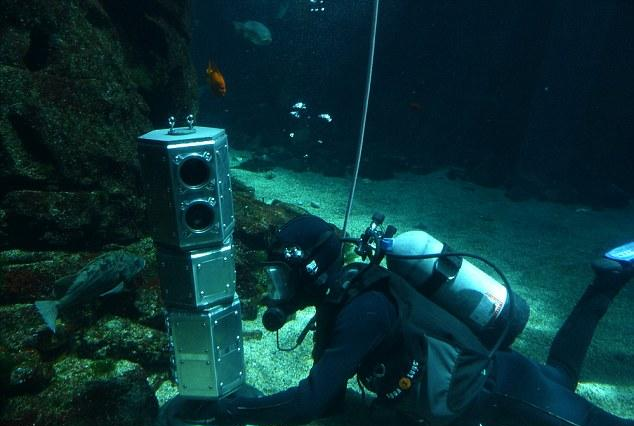
#> input picture examples/ranker_example/400_img_.png, 634 x 426 px; its folder holds only this picture in this run
$ python -i waternet_prepare.py   (imports and definitions only)
#> lines starting #> are read from the running program, lines starting #| are printed output that depends on the picture
import numpy as np
import cv2 as cv
import os

def white_balance(img, percent=0.5):
#    img=cv.cvtColor(img, cv.COLOR_RGB2BGR)
#> called with percent = 0.5
    out_channels = []
    cumstops = (
        img.shape[0] * img.shape[1] * percent / 200.0,
        img.shape[0] * img.shape[1] * (1 - percent / 200.0)
    )
#> cumstops = (675.2, 269408.8)
    for channel in cv.split(img):
        cumhist = np.cumsum(cv.calcHist([channel], [0], None, [256], (0,256)))
        low_cut, high_cut = np.searchsorted(cumhist, cumstops)
        lut = np.concatenate((
            np.zeros(low_cut),
            np.around(np.linspace(0, 255, high_cut - low_cut + 1)),
            255 * np.ones(255 - high_cut)
        ))
        out_channels.append(cv.LUT(channel, lut.astype('uint8')))
#> this loop made 3 passes
#> (low_cut, high_cut) on passes 1 to 3: (0, 193), (9, 255), (8, 255)
#> after the loop, out_channels = 3 items
    wb_test=cv.merge(out_channels)
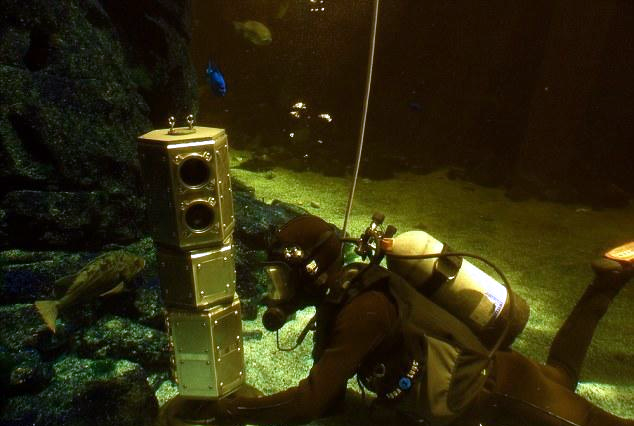
#> wb_test: shape (426, 634, 3); mean of channels 0, 1, 2 13.9, 41.8, 47.1; drawn as B, G, R
    # [4 lines of commented-out code are left out]
    return cv.cvtColor(wb_test, cv.COLOR_BGR2RGB) / 255
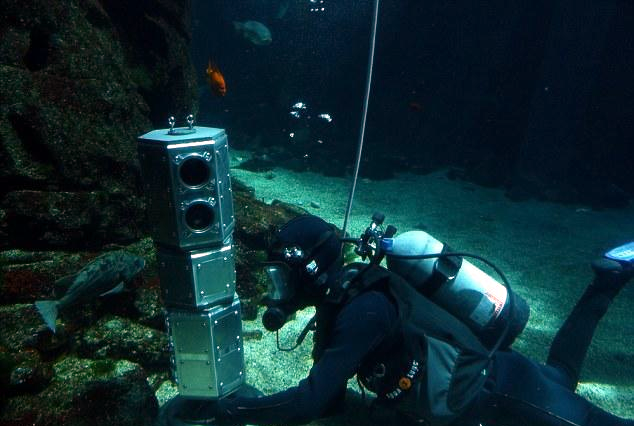
#> returned value: shape (426, 634, 3) float64; mean of channels 0, 1, 2 0.185, 0.164, 0.0545; drawn as B, G, R

# [31 lines left out: functions white_balance_waternet, adjust_gamma, not called in this run]

def adjust_gamma_waternet(image, gamma=0.7):
   return (cv.cvtColor(image,cv.COLOR_BGR2RGB) / 255.0) ** gamma

# [31 lines left out: functions HE, HE_waternet, preprocess, not called in this run]

# [26 lines not run here, left out]

>>> import cv2
>>> picture = cv2.cvtColor(cv2.imread('examples/ranker_example/400_img_.png'), cv2.COLOR_BGR2RGB)
>>> result = white_balance(picture)

$ run again, on examples/ranker_example/625_img_.png
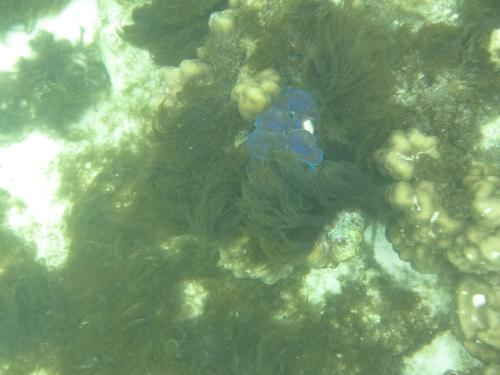
#> input picture examples/ranker_example/625_img_.png, 500 x 375 px
#> the loop in white_balance, `for channel in cv.split(img):` made 3 passes
#> low_cut on passes 1 to 3: 70, 99, 74
#> after the loop in white_balance, `for channel in cv.split(img):`: out_channels = 3 items
#> in white_balance, `wb_test=cv.merge(out_channels)`:
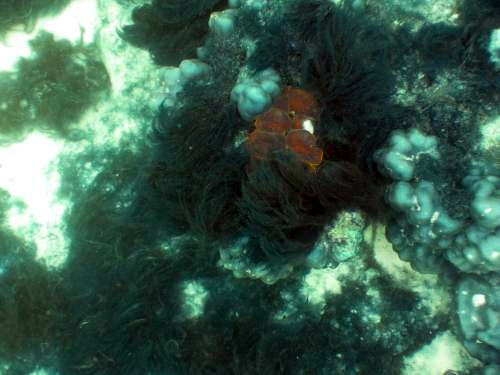
#> wb_test: shape (375, 500, 3); mean of channels 0, 1, 2 78.3, 93.8, 59.9; drawn as B, G, R
#> in white_balance, `return cv.cvtColor(wb_test, cv.COLOR_BGR2RGB) / 255`:
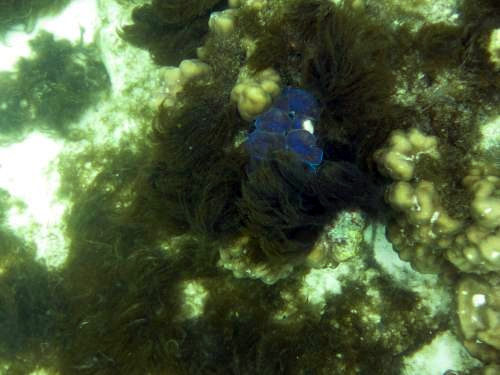
#> returned value: shape (375, 500, 3) float64; mean of channels 0, 1, 2 0.235, 0.368, 0.307; drawn as B, G, R
